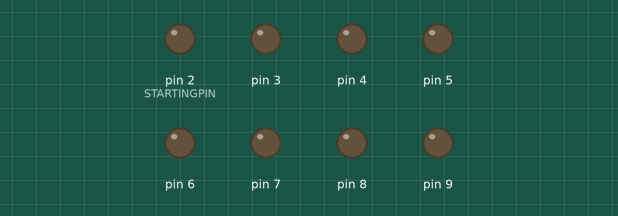
A sketch run on a simulated Arduino Uno, built with avr-gcc and run on an emulated ATmega328P. Parts: output pins drawn as LEDs (lit = HIGH).

Above: at 0.05 s.
At 4.95 s:
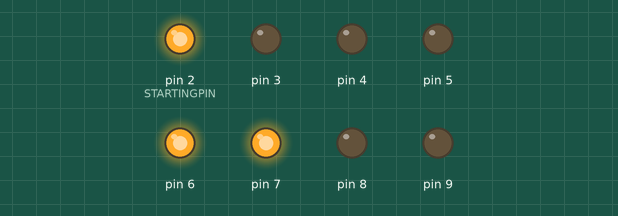
At 9.95 s:
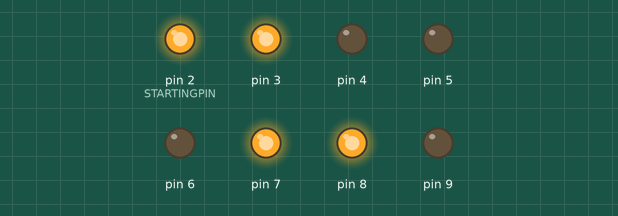
At 19.96 s:
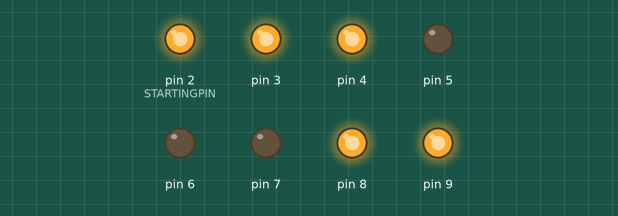
At 29.87 s:
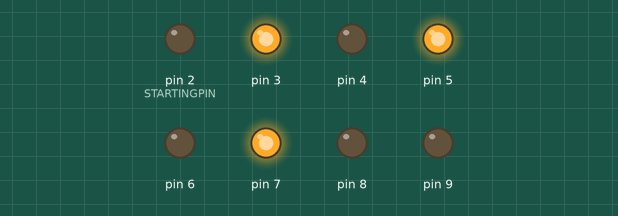
At 39.88 s:
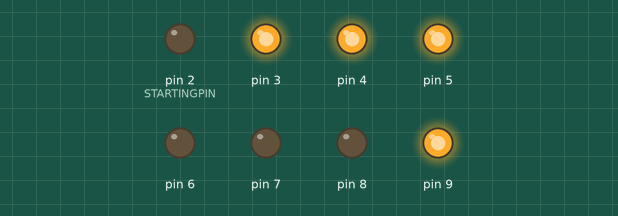
Timing chart, 0 to 40.0 s (numbered marks = the images above):
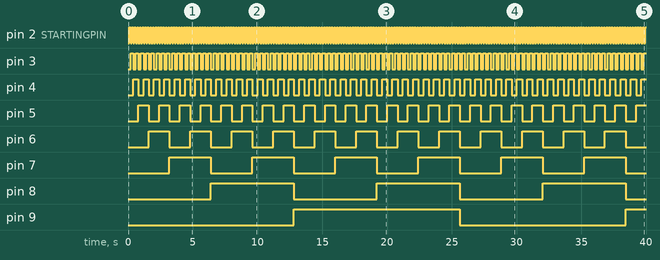

The sketch:

LedShow.ino
```cpp
// This program is a slight variation of the fade program on the Arduino website.
// See https://www.arduino.cc/en/Tutorial/Fade for original.
// Feel free to use this if you want.

#include <stdio.h>

#define STARTINGPIN 2

unsigned char leds = 0; // 1 bit per led indicating whether it is on or off
unsigned char* ledsPtr = &leds;

unsigned int brightness[8];
unsigned int* brightnessPtr = &brightness[0];

void setup()
{
  *ledsPtr = 0;

  // sets initial brightness for each led
  for(int i = 0; i < 8; i++)
  {
    brightnessPtr[i] = 255;
  }

}

void loop()
{
  writeToLeds(ledsPtr, brightnessPtr);

  (*ledsPtr)++;
  if(*ledsPtr >= 256)
    *ledsPtr = 0;

  delay(100);
}

// if the bit corresponding to a led is set to 1, write its brightness, otherwise, just turn it off
void writeToLeds(unsigned char* lPtr, unsigned int* bPtr)
{
  unsigned char mask = 1;

  for(int i = 0; i < 8; i++)
  {
    if((*lPtr & mask) == mask)
    {
      analogWrite(STARTINGPIN + i, bPtr[i]);
    }
    else
    {
      analogWrite(STARTINGPIN + i, 0);
    }

    mask <<= 1;
  }
}
```

Measured:
- by itself, pin 2 (STARTINGPIN): alternates HIGH for 0.10 s and LOW for 0.10 s
- by itself, pin 3: alternates HIGH for 0.20 s and LOW for 0.20 s
- by itself, pin 4: alternates HIGH for 0.40 s and LOW for 0.40 s
- by itself, pin 5: alternates HIGH for 0.80 s and LOW for 0.80 s
- by itself, pin 6: alternates HIGH for 1.6 s and LOW for 1.6 s
- by itself, pin 7: alternates HIGH for 3.2 s and LOW for 3.2 s
- by itself, pin 8: alternates HIGH for 6.4 s and LOW for 6.4 s
- by itself, pin 9: LOW → HIGH at 12.8 s, → LOW 12.8 s later, → HIGH 12.8 s later
